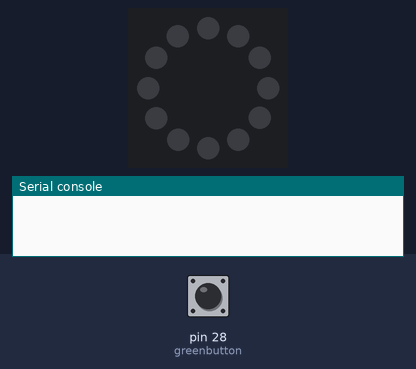
This program was run on a simulated MicroPython board. Shown: 12 RGB LEDs in a ring, first at the top, clockwise, the last lines printed to the serial console. The test bench sets the inputs (shaded band); at power-on: pin 28 (greenbutton) LOW. Dim RGB values are drawn brighter than linear; the clock reads 2024-03-15 10:24:30 at power-on unless the program sets it.

Above: at 1.2 s.
1.3 s: pin 28 (greenbutton) pulled HIGH for 0.15 s
At 1.8 s:
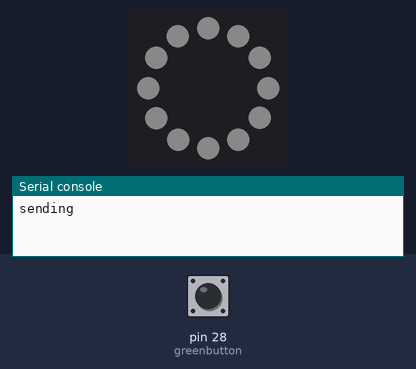
4.4 s: pin 28 (greenbutton) pulled HIGH for 1 s
7.9 s: pin 28 (greenbutton) pulled HIGH for 3.2 s
Timing chart, 0 to 10.9 s (numbered marks = the images above; inputs shaded):
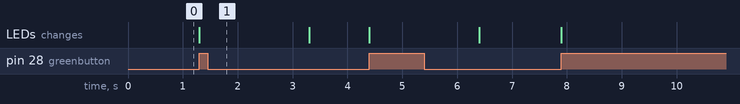

Measured:
- after the input at 1.3 s, the LEDs: change at once (image 1)

The program:

main.py
```python
from machine import Pin, UART
from neopixel import NeoPixel
import time
import random

# Define the ring pin number (2) and number of LEDs (12)
ring = NeoPixel(Pin(2),12)

# Define buttons
NUM_BUTTONS = 1
BUTTON_OBJECTS = [None] * NUM_BUTTONS
MIN_DEBOUNCE_TIME_MS = 500
BUTTON_PUSH_TIMES = [0]
greenbutton = Pin(28, Pin.IN, Pin.PULL_DOWN)
GREEN_BUTTON_INDEX = 0
BUTTON_OBJECTS[GREEN_BUTTON_INDEX] = greenbutton

# UART VARS
BAUD_RATE = 9600
PAYLOAD_SIZE_BYTES = 4

uart = UART(0, baudrate=BAUD_RATE, tx=Pin(0), rx=Pin(1))
uart.init(bits=8, parity=None, stop=2)

# Define variable to hold stage of process
# stage 0 = waiting for button to be pressed to light up ring
# stage 1 = right lit up, waiting for photo to be taken
# stage 2 = photo taken, processing data and displaying results
# back to stage 0 - reset

stage_var = 0

# Turn off all LEDs before program start
ring.fill((0,0,0))
ring.write()

def is_button_pressed(button_index: int) -> bool:
    button_object = BUTTON_OBJECTS[button_index]
    button_cur_value = button_object.value()

    if button_cur_value == 1:
        last_push_time = BUTTON_PUSH_TIMES[button_index]
        if (time.time() - last_push_time) * 1000 >= MIN_DEBOUNCE_TIME_MS:
            BUTTON_PUSH_TIMES[button_index] = time.time()
            return True
    return False

def light_up_ring():
    ring.fill((10,10,10))
    ring.write()

def switch_off_ring():
    ring.fill((0,0,0))
    ring.write()

while True:
    if is_button_pressed(GREEN_BUTTON_INDEX):
        print("sending")
        uart.write(bytes(0x1))
        light_up_ring()
        time.sleep(2)
        switch_off_ring()

        #If the button is pressed
        #if stage_var == 0:
        #    # light_up_ring()
        #    stage_var = 1
        #else:
        #    switch_off_ring()
        #    stage_var = 0
    #if uart.any() > 0:
     #   data = uart.read(1)
     #   light_up_ring()
      #  time.sleep(2)
      #  switch_off_ring()

"""
LED_PIN = 16
NUM_LEDS = 15
SLP_TIME = 0.2

class Color:
    def __init__(self):
        self.r = 0
        self.g = 0
        self.b = 0
    def to_tuple(self):
        return (self.r, self.g, self.b)
    def __str__(self):
        return f"{self.r},{self.g},{self.b}"

COLOR_ARR = [Color() for i in range(NUM_LEDS)]

strand = NeoPixel(Pin(LED_PIN), NUM_LEDS)
strand.fill((0,0,0))


COLOR_ARR[0].r = 150
COLOR_ARR[1].g = 150
strand[0] = (COLOR_ARR[0].to_tuple())
strand[1] = (COLOR_ARR[1].to_tuple())

strand.write()
time.sleep(SLP_TIME)


while True:

    pass

"""
```
